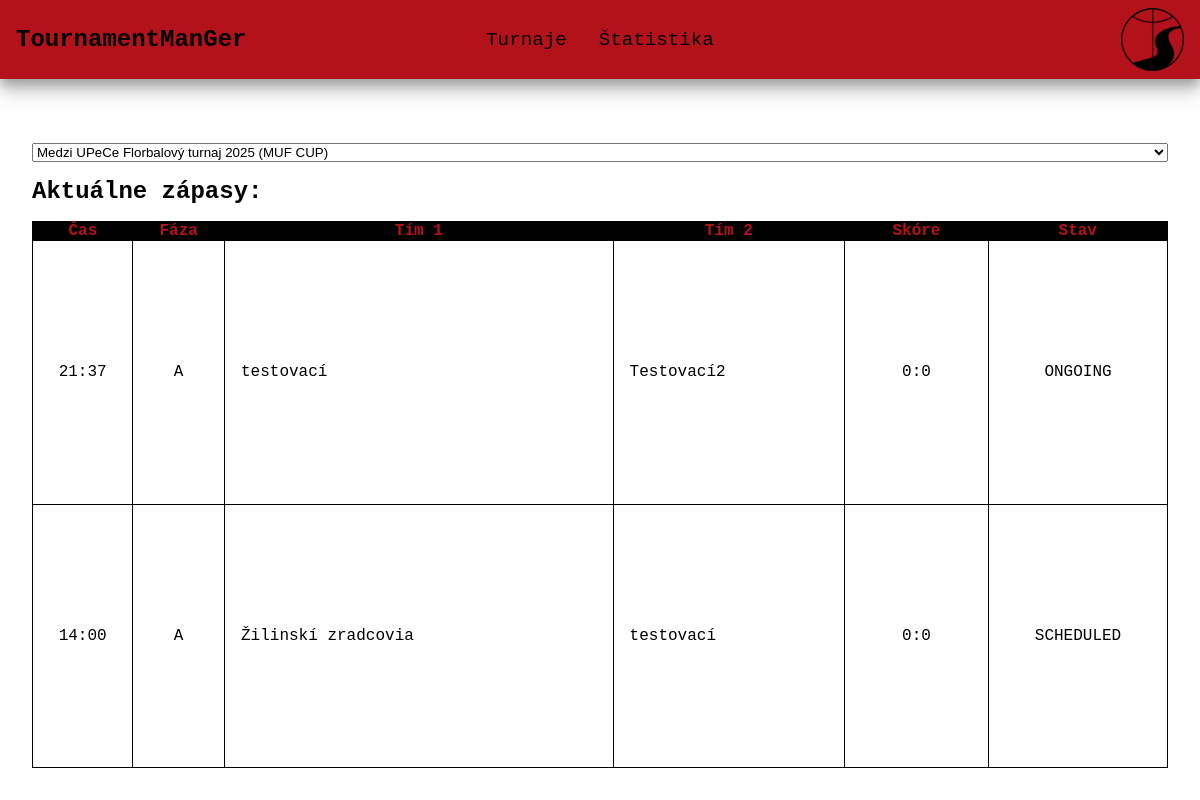
Screenshot of /backend/index.php with the database file from the repository.
### tables this page shows
CREATE TABLE `duel`
(
    `id`            int       NOT NULL,
    `starting_time` timestamp NOT NULL DEFAULT CURRENT_TIMESTAMP,
    `state`         enum('SCHEDULED','ONGOING','FINISHED') NOT NULL,
    `stage_id`      int       NOT NULL,
    `tournament_id` int                DEFAULT NULL,
    `roster1_id`    int                DEFAULT NULL,
    `roster2_id`    int                DEFAULT NULL
);

CREATE TABLE `roster`
(
    `id`              int NOT NULL,
    `name`            varchar(100) DEFAULT NULL,
    `tournament_id`   int          DEFAULT NULL,
    `organization_id` int          DEFAULT NULL
);

### backend/api/db.php (called while the page is built, shortened)
<?php
function ConnectToDB()
{
    $hostname = "db";
    $database = "myapp";
    $username = "user";
    $password = "password";
    try {
        $options = [
            PDO::ATTR_ERRMODE => PDO::ERRMODE_EXCEPTION,
            PDO::ATTR_DEFAULT_FETCH_MODE => PDO::FETCH_ASSOC,
            PDO::ATTR_EMULATE_PREPARES => false,
        ];
        $conn = new PDO("mysql:host=$hostname;dbname=$database;charset=utf8mb4", $username, $password,$options);
        $conn->setAttribute(PDO::ATTR_ERRMODE, PDO::ERRMODE_EXCEPTION);
        return $conn;
    } catch (PDOException $e) {
        echo json_encode(["error" => "DB connection failed: " . $e->getMessage()]);
        exit;
    }
}

### backend/class/Duel.class.php (called while the page is built, shortened)
<?php
class Duel {
  private $conn;
  public function __construct() {
      $this->conn = ConnectToDB();
  }
  private function json($data) {
      return json_encode($data, JSON_UNESCAPED_UNICODE);
  }
    public function getAllTournamentDuelsWithStages($tournament_id) {
        $stmt = $this->conn->prepare("
            SELECT
                d.*,
                s.name AS stage_name,
                r1.name AS roster1_name,
                r2.name AS roster2_name,
                -- Score for roster1: goals by roster1 + own goals by roster2
                COALESCE(SUM(CASE
                    WHEN pr.roster_id = d.roster1_id THEN g.goal_count
                    WHEN pr.roster_id = d.roster2_id THEN g.own_goal_count
                    ELSE 0
                END), 0) AS roster1_score,
                -- Score for roster2: goals by roster2 + own goals by roster1
                COALESCE(SUM(CASE
                    WHEN pr.roster_id = d.roster2_id THEN g.goal_count
                    WHEN pr.roster_id = d.roster1_id THEN g.own_goal_count
                    ELSE 0
                END), 0) AS roster2_score
            FROM duel d
            JOIN tournament t ON t.id = d.tournament_id
            JOIN stage s ON s.id = d.stage_id
            JOIN roster r1 ON r1.id = d.roster1_id
            JOIN roster r2 ON r2.id = d.roster2_id
            -- Join goal and player
            LEFT JOIN goal g ON g.duel_id = d.id
            LEFT JOIN player p ON p.id = g.player_id
            -- ✅ Join player_roster to find the player's team
            LEFT JOIN player_roster pr ON pr.player_id = p.id AND r1.id = pr.roster_id OR r2.id = pr.roster_id
            WHERE d.tournament_id = :tournament_id
            GROUP BY d.id, s.name, r1.name, r2.name
        ");
        $stmt->bindParam(':tournament_id', $tournament_id, PDO::PARAM_INT);
        $stmt->execute();
        $duels = $stmt->fetchAll(PDO::FETCH_ASSOC);
        if ($duels) {
            return $this->json($duels);
        } else {
            http_response_code(404);
            return $this->json(["error" => "No duels found for the tournament"]);
        }
    }
}
?>

### backend/index.php (the view, shortened to what this page needs)
<?php
require_once __DIR__ . '/api/db.php';
require_once __DIR__ . '/class/Duel.class.php';
$conn = ConnectToDB();
?>
<!DOCTYPE html>
<html lang="en">
<head>
    <link rel="stylesheet" href="main.css">
</head>
<body>
<nav class="navbar">
    <div class="nav-item">
        <h1>TournamentManGer</h1>
    </div>
    <div class="nav-item navigation-links">
        <ul class="nav-item">
            <li>
                <a href="#">Turnaje</a>
            </li>
            <li>
                <a href="#">Štatistika</a>
            </li>
        </ul>
    </div>
    <div class="nav-item logo-container">
        <img src="./UPeCe_logo.png">
    </div>
</nav>
<main class="table-main">
    <article class="table-container" id="current-dueles-container">
        <select class="tournament-select" id="tournament-select">
            <?php
            $stmt = $conn->query("SELECT id, name FROM tournament ORDER BY date DESC");
            $tournaments = $stmt->fetchAll(PDO::FETCH_ASSOC);
            foreach ($tournaments as $tournament) {
                $id = htmlspecialchars($tournament['id']);
                $name = htmlspecialchars($tournament['name']);
                echo "<option value=\"$id\">$name</option>";
            }
            ?>
        </select>
        <h2>Aktuálne zápasy:</h2>
        <table class="duel-table">
            <thead>
            <tr>
                <th class="time">Čas</th>
                <th class="group">Fáza</th>
                <th class="team-1">Tím 1</th>
                <th class="team-2">Tím 2</th>
                <th class="score">Skóre</th>
                <th class="state">Stav</th>
            </tr>
            </thead>
            <tbody>
            <?php
            $Duel = new Duel();
            $currentTournament = $tournaments[0];
            $duels = $Duel->getAllTournamentDuelsWithStages($currentTournament['id']);
            $duels = json_decode($duels, true);
            foreach ($duels as $duel) {
                $time = !empty($duel['starting_time']) ? date('H:i', strtotime($duel['starting_time'])) : 'GG';
                echo "<tr>";
                echo "<td class=\"time\">" . htmlspecialchars($time) . "</td>";
                echo "<td class=\"group\">" . htmlspecialchars($duel['group'] ?? 'A') . "</td>";
                echo "<td class=\"team-1\">" . htmlspecialchars($duel['roster1_name']) . "</td>";
                echo "<td class=\"team-2\">" . htmlspecialchars($duel['roster2_name']) . "</td>";
                echo "<td class=\"score\">" . htmlspecialchars($duel['roster1_score']) . ':' . htmlspecialchars($duel['roster2_score'] ?? 'GG') . "</td>";
                echo "<td class=\"state\">" . htmlspecialchars($duel['state'] ?? 'Upcoming') . "</td>";
                echo "</tr>";
            }
            ?>
            </tbody>
        </table>
    </article>
</main>
</body>
</html>

### backend/main.css (style rules this page uses)
html { font-size: 16px; }
body { font-family: 'OCR A Std', monospace; height: 100vh; display: flex; flex-direction: column; color: black; }
* { padding: 0; margin: 0; }
.table-main { background-color: white; display: grid; flex-grow: 1; grid-template-columns: repeat(auto-fit, minmax(700px, 1fr)); gap: 2rem; padding: 2rem; }
a { text-decoration: none; color: inherit; }
.navbar { display: grid; background-color: #B4121B; flex-wrap: wrap; padding: 0.5rem 1rem; box-shadow: 0 5px 10px rgba(0, 0, 0, 0.2), 0 10px 15px rgba(0, 0, 0, 0.15), 0 15px 20px rgba(0, 0, 0, 0.1), 0 20px 25px rgba(0, 0, 0, 0.005); margin: 0 0 2rem 0; grid-template-columns: repeat(3, 1fr); grid-template-areas: "name nav logo"; }
.navbar { justify-self: center; }
.nav-item { display: flex; flex-direction: row; justify-items: center; align-items: center; }
.navbar .nav-item:first-child { justify-self: flex-start; grid-area: name; }
.navbar .nav-item:nth-child(2) { grid-area: nav; }
.navbar .nav-item:last-child { justify-self: flex-end; grid-area: logo; }
.navigation-links { display: flex; flex-direction: row; justify-content: center; }
.navigation-links ul { display: flex; flex-wrap: wrap; flex-direction: row; align-items: center; gap: 2rem; }
.navigation-links li { display: flex; flex-direction: row; font-size: 1.2rem; gap: 0.2rem; align-items: center; }
.table-container { display: flex; flex-direction: column; gap: 1rem; }
.duel-table { border-collapse: collapse; border-spacing: 0; height: 100%; border: 1px solid black; }
.duel-table thead { color: #B4121B; background-color: black; border-collapse: collapse; border-spacing: 0; border: 1px solid black; }
.duel-table th { border: none; }
th, td { text-align: center; vertical-align: middle; border: 1px solid black; }
th { padding: 0 0.2rem; }
th.score { min-width: 4rem; }
td.team-1 { padding-left: 1rem; text-align: start; }
td.team-2 { padding-left: 1rem; text-align: start; }
.nav-item li { padding: 0.7rem 0; }

### rows the page displays
duel: starting_time "21:37", group "A", roster1.name "testovací", roster2.name "Testovací2", roster1_score "0", roster2_score "0", state "ONGOING"
duel: starting_time "14:00", group "A", roster1.name "Žilinskí zradcovia", roster2.name "testovací", roster1_score "0", roster2_score "0", state "SCHEDULED"

### other values shown
form field value "Medzi UPeCe Florbalový turnaj 2025 (MUF CUP)"
